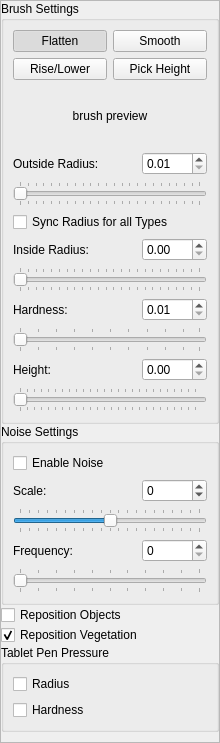
<?xml version="1.0" encoding="UTF-8"?>
<ui version="4.0">
 <class>TerrainModifyPanel</class>
 <widget class="QWidget" name="TerrainModifyPanel">
  <property name="geometry">
   <rect>
    <x>0</x>
    <y>0</y>
    <width>220</width>
    <height>743</height>
   </rect>
  </property>
  <property name="sizePolicy">
   <sizepolicy hsizetype="Minimum" vsizetype="Preferred">
    <horstretch>0</horstretch>
    <verstretch>0</verstretch>
   </sizepolicy>
  </property>
  <layout class="QVBoxLayout" name="verticalLayout">
   <property name="leftMargin">
    <number>0</number>
   </property>
   <property name="topMargin">
    <number>0</number>
   </property>
   <property name="rightMargin">
    <number>0</number>
   </property>
   <property name="bottomMargin">
    <number>0</number>
   </property>
   <item>
    <widget class="QScrollArea" name="scrollArea">
     <property name="widgetResizable">
      <bool>true</bool>
     </property>
     <widget class="QWidget" name="scrollAreaWidgetContents">
      <property name="geometry">
       <rect>
        <x>0</x>
        <y>0</y>
        <width>218</width>
        <height>741</height>
       </rect>
      </property>
      <property name="sizePolicy">
       <sizepolicy hsizetype="Minimum" vsizetype="Preferred">
        <horstretch>0</horstretch>
        <verstretch>0</verstretch>
       </sizepolicy>
      </property>
      <layout class="QVBoxLayout" name="scrollAreaVerticalLayout">
       <property name="spacing">
        <number>0</number>
       </property>
       <property name="leftMargin">
        <number>0</number>
       </property>
       <property name="topMargin">
        <number>0</number>
       </property>
       <property name="rightMargin">
        <number>0</number>
       </property>
       <property name="bottomMargin">
        <number>0</number>
       </property>
       <item>
        <widget class="QGroupBox" name="brushSettingsGroup">
         <property name="title">
          <string>Brush Settings</string>
         </property>
         <layout class="QVBoxLayout" name="verticalLayout_2">
          <item>
           <layout class="QGridLayout" name="gridLayout_3">
            <item row="0" column="1">
             <widget class="QPushButton" name="smoothButton">
              <property name="sizePolicy">
               <sizepolicy hsizetype="MinimumExpanding" vsizetype="Fixed">
                <horstretch>0</horstretch>
                <verstretch>0</verstretch>
               </sizepolicy>
              </property>
              <property name="text">
               <string>Smooth</string>
              </property>
              <property name="checkable">
               <bool>true</bool>
              </property>
              <property name="autoExclusive">
               <bool>true</bool>
              </property>
             </widget>
            </item>
            <item row="1" column="0">
             <widget class="QPushButton" name="riseLowerButton">
              <property name="sizePolicy">
               <sizepolicy hsizetype="MinimumExpanding" vsizetype="Fixed">
                <horstretch>0</horstretch>
                <verstretch>0</verstretch>
               </sizepolicy>
              </property>
              <property name="text">
               <string>Rise/Lower</string>
              </property>
              <property name="checkable">
               <bool>true</bool>
              </property>
              <property name="autoExclusive">
               <bool>true</bool>
              </property>
             </widget>
            </item>
            <item row="1" column="1">
             <widget class="QPushButton" name="pickHeightButton">
              <property name="sizePolicy">
               <sizepolicy hsizetype="MinimumExpanding" vsizetype="Fixed">
                <horstretch>0</horstretch>
                <verstretch>0</verstretch>
               </sizepolicy>
              </property>
              <property name="text">
               <string>Pick Height</string>
              </property>
              <property name="checkable">
               <bool>true</bool>
              </property>
              <property name="autoExclusive">
               <bool>true</bool>
              </property>
             </widget>
            </item>
            <item row="0" column="0">
             <widget class="QPushButton" name="flattenButton">
              <property name="sizePolicy">
               <sizepolicy hsizetype="MinimumExpanding" vsizetype="Fixed">
                <horstretch>0</horstretch>
                <verstretch>0</verstretch>
               </sizepolicy>
              </property>
              <property name="text">
               <string>Flatten</string>
              </property>
              <property name="checkable">
               <bool>true</bool>
              </property>
              <property name="checked">
               <bool>true</bool>
              </property>
              <property name="autoExclusive">
               <bool>true</bool>
              </property>
             </widget>
            </item>
           </layout>
          </item>
          <item>
           <widget class="CBrushPreviewPictureBox" name="brushPreview">
            <property name="minimumSize">
             <size>
              <width>60</width>
              <height>60</height>
             </size>
            </property>
            <property name="frameShape">
             <enum>QFrame::NoFrame</enum>
            </property>
            <property name="text">
             <string>brush preview</string>
            </property>
            <property name="alignment">
             <set>Qt::AlignCenter</set>
            </property>
           </widget>
          </item>
          <item>
           <layout class="QHBoxLayout" name="horizontalLayout_2" stretch="2,1">
            <item>
             <widget class="QLabel" name="outsideRadiusLabel">
              <property name="text">
               <string>Outside Radius:</string>
              </property>
              <property name="alignment">
               <set>Qt::AlignLeading|Qt::AlignLeft|Qt::AlignVCenter</set>
              </property>
              <property name="buddy">
               <cstring>brushOutsideRadiusSpin</cstring>
              </property>
             </widget>
            </item>
            <item>
             <widget class="QDoubleSpinBox" name="brushOutsideRadiusSpin">
              <property name="minimumSize">
               <size>
                <width>65</width>
                <height>0</height>
               </size>
              </property>
              <property name="keyboardTracking">
               <bool>false</bool>
              </property>
              <property name="minimum">
               <double>0.010000000000000</double>
              </property>
              <property name="maximum">
               <double>200.000000000000000</double>
              </property>
             </widget>
            </item>
           </layout>
          </item>
          <item>
           <widget class="QSlider" name="brushOutsideRadiusSlider">
            <property name="minimum">
             <number>1</number>
            </property>
            <property name="maximum">
             <number>230</number>
            </property>
            <property name="orientation">
             <enum>Qt::Horizontal</enum>
            </property>
            <property name="tickPosition">
             <enum>QSlider::TicksBothSides</enum>
            </property>
           </widget>
          </item>
          <item>
           <widget class="QCheckBox" name="syncRadiusCheck">
            <property name="toolTip">
             <string>Select to set the same outer radius value across the flatten, smooth, and rise/lower brushes</string>
            </property>
            <property name="text">
             <string>Sync Radius for all Types</string>
            </property>
           </widget>
          </item>
          <item>
           <layout class="QHBoxLayout" name="horizontalLayout_3" stretch="2,1">
            <item>
             <widget class="QLabel" name="insideRadiusLabel">
              <property name="text">
               <string>Inside Radius:</string>
              </property>
              <property name="alignment">
               <set>Qt::AlignLeading|Qt::AlignLeft|Qt::AlignVCenter</set>
              </property>
              <property name="buddy">
               <cstring>brushInsideRadiusSpin</cstring>
              </property>
             </widget>
            </item>
            <item>
             <widget class="QDoubleSpinBox" name="brushInsideRadiusSpin">
              <property name="minimumSize">
               <size>
                <width>65</width>
                <height>0</height>
               </size>
              </property>
              <property name="keyboardTracking">
               <bool>false</bool>
              </property>
              <property name="maximum">
               <double>200.000000000000000</double>
              </property>
             </widget>
            </item>
           </layout>
          </item>
          <item>
           <widget class="QSlider" name="brushInsideRadiusSlider">
            <property name="maximum">
             <number>230</number>
            </property>
            <property name="orientation">
             <enum>Qt::Horizontal</enum>
            </property>
            <property name="tickPosition">
             <enum>QSlider::TicksBothSides</enum>
            </property>
           </widget>
          </item>
          <item>
           <layout class="QHBoxLayout" name="horizontalLayout_4" stretch="2,1">
            <item>
             <widget class="QLabel" name="hardnessLabel">
              <property name="text">
               <string>Hardness:</string>
              </property>
              <property name="alignment">
               <set>Qt::AlignLeading|Qt::AlignLeft|Qt::AlignVCenter</set>
              </property>
              <property name="buddy">
               <cstring>brushHardnessSpin</cstring>
              </property>
             </widget>
            </item>
            <item>
             <widget class="QDoubleSpinBox" name="brushHardnessSpin">
              <property name="minimumSize">
               <size>
                <width>65</width>
                <height>0</height>
               </size>
              </property>
              <property name="minimum">
               <double>0.010000000000000</double>
              </property>
              <property name="maximum">
               <double>1.000000000000000</double>
              </property>
              <property name="singleStep">
               <double>0.010000000000000</double>
              </property>
             </widget>
            </item>
           </layout>
          </item>
          <item>
           <widget class="QSlider" name="brushHardnessSlider">
            <property name="minimum">
             <number>1</number>
            </property>
            <property name="maximum">
             <number>100</number>
            </property>
            <property name="orientation">
             <enum>Qt::Horizontal</enum>
            </property>
            <property name="tickPosition">
             <enum>QSlider::TicksBothSides</enum>
            </property>
           </widget>
          </item>
          <item>
           <layout class="QHBoxLayout" name="horizontalLayout_5" stretch="2,1">
            <item>
             <widget class="QLabel" name="heightLabel">
              <property name="text">
               <string>Height:</string>
              </property>
              <property name="alignment">
               <set>Qt::AlignLeading|Qt::AlignLeft|Qt::AlignVCenter</set>
              </property>
              <property name="buddy">
               <cstring>brushHeightSpin</cstring>
              </property>
             </widget>
            </item>
            <item>
             <widget class="QDoubleSpinBox" name="brushHeightSpin">
              <property name="minimumSize">
               <size>
                <width>65</width>
                <height>0</height>
               </size>
              </property>
              <property name="maximum">
               <double>255.000000000000000</double>
              </property>
             </widget>
            </item>
           </layout>
          </item>
          <item>
           <widget class="QSlider" name="brushHeightSlider">
            <property name="maximum">
             <number>255</number>
            </property>
            <property name="orientation">
             <enum>Qt::Horizontal</enum>
            </property>
            <property name="tickPosition">
             <enum>QSlider::TicksBothSides</enum>
            </property>
           </widget>
          </item>
         </layout>
        </widget>
       </item>
       <item>
        <widget class="QGroupBox" name="noiseSettingsGroup">
         <property name="title">
          <string>Noise Settings</string>
         </property>
         <layout class="QVBoxLayout" name="verticalLayout_3">
          <item>
           <widget class="QCheckBox" name="enableNoiseCheck">
            <property name="text">
             <string>Enable Noise</string>
            </property>
           </widget>
          </item>
          <item>
           <layout class="QHBoxLayout" name="horizontalLayout" stretch="2,1">
            <item>
             <widget class="QLabel" name="noiseScaleLabel">
              <property name="text">
               <string>Scale:</string>
              </property>
              <property name="alignment">
               <set>Qt::AlignLeading|Qt::AlignLeft|Qt::AlignVCenter</set>
              </property>
              <property name="buddy">
               <cstring>noiseScaleSpin</cstring>
              </property>
             </widget>
            </item>
            <item>
             <widget class="QSpinBox" name="noiseScaleSpin">
              <property name="minimumSize">
               <size>
                <width>65</width>
                <height>0</height>
               </size>
              </property>
              <property name="minimum">
               <number>-100</number>
              </property>
              <property name="maximum">
               <number>100</number>
              </property>
             </widget>
            </item>
           </layout>
          </item>
          <item>
           <widget class="QSlider" name="noiseScaleSlider">
            <property name="minimum">
             <number>-100</number>
            </property>
            <property name="maximum">
             <number>100</number>
            </property>
            <property name="orientation">
             <enum>Qt::Horizontal</enum>
            </property>
            <property name="tickPosition">
             <enum>QSlider::TicksBothSides</enum>
            </property>
           </widget>
          </item>
          <item>
           <layout class="QHBoxLayout" name="horizontalLayout_6" stretch="2,1">
            <item>
             <widget class="QLabel" name="noiseFrequencyLabel">
              <property name="text">
               <string>Frequency:</string>
              </property>
              <property name="alignment">
               <set>Qt::AlignLeading|Qt::AlignLeft|Qt::AlignVCenter</set>
              </property>
              <property name="buddy">
               <cstring>noiseFreqSpin</cstring>
              </property>
             </widget>
            </item>
            <item>
             <widget class="QSpinBox" name="noiseFreqSpin">
              <property name="minimumSize">
               <size>
                <width>65</width>
                <height>0</height>
               </size>
              </property>
              <property name="maximum">
               <number>100</number>
              </property>
             </widget>
            </item>
           </layout>
          </item>
          <item>
           <widget class="QSlider" name="noiseFreqSlider">
            <property name="maximum">
             <number>100</number>
            </property>
            <property name="orientation">
             <enum>Qt::Horizontal</enum>
            </property>
            <property name="tickPosition">
             <enum>QSlider::TicksBothSides</enum>
            </property>
           </widget>
          </item>
         </layout>
        </widget>
       </item>
       <item>
        <widget class="QCheckBox" name="repositionObjectsCheck">
         <property name="text">
          <string>Reposition Objects</string>
         </property>
        </widget>
       </item>
       <item>
        <widget class="QCheckBox" name="repositionVegetationCheck">
         <property name="text">
          <string>Reposition Vegetation</string>
         </property>
         <property name="checked">
          <bool>true</bool>
         </property>
        </widget>
       </item>
       <item>
        <widget class="QGroupBox" name="groupBox">
         <property name="title">
          <string>Tablet Pen Pressure</string>
         </property>
         <layout class="QVBoxLayout" name="verticalLayout_4">
          <item>
           <widget class="QCheckBox" name="pressureRadius">
            <property name="text">
             <string>Radius</string>
            </property>
           </widget>
          </item>
          <item>
           <widget class="QCheckBox" name="pressureHardness">
            <property name="text">
             <string>Hardness</string>
            </property>
           </widget>
          </item>
         </layout>
        </widget>
       </item>
       <item>
        <spacer name="verticalSpacer">
         <property name="orientation">
          <enum>Qt::Vertical</enum>
         </property>
         <property name="sizeHint" stdset="0">
          <size>
           <width>20</width>
           <height>40</height>
          </size>
         </property>
        </spacer>
       </item>
      </layout>
     </widget>
    </widget>
   </item>
  </layout>
 </widget>
 <customwidgets>
  <customwidget>
   <class>CBrushPreviewPictureBox</class>
   <extends>QLabel</extends>
   <header>TerrainModifyPanel.h</header>
  </customwidget>
 </customwidgets>
 <tabstops>
  <tabstop>brushOutsideRadiusSpin</tabstop>
  <tabstop>brushOutsideRadiusSlider</tabstop>
  <tabstop>syncRadiusCheck</tabstop>
  <tabstop>brushInsideRadiusSpin</tabstop>
  <tabstop>brushInsideRadiusSlider</tabstop>
  <tabstop>brushHardnessSpin</tabstop>
  <tabstop>brushHardnessSlider</tabstop>
  <tabstop>brushHeightSpin</tabstop>
  <tabstop>brushHeightSlider</tabstop>
  <tabstop>enableNoiseCheck</tabstop>
  <tabstop>noiseScaleSpin</tabstop>
  <tabstop>noiseScaleSlider</tabstop>
  <tabstop>noiseFreqSpin</tabstop>
  <tabstop>noiseFreqSlider</tabstop>
  <tabstop>repositionObjectsCheck</tabstop>
  <tabstop>repositionVegetationCheck</tabstop>
 </tabstops>
 <resources/>
 <connections/>
</ui>
